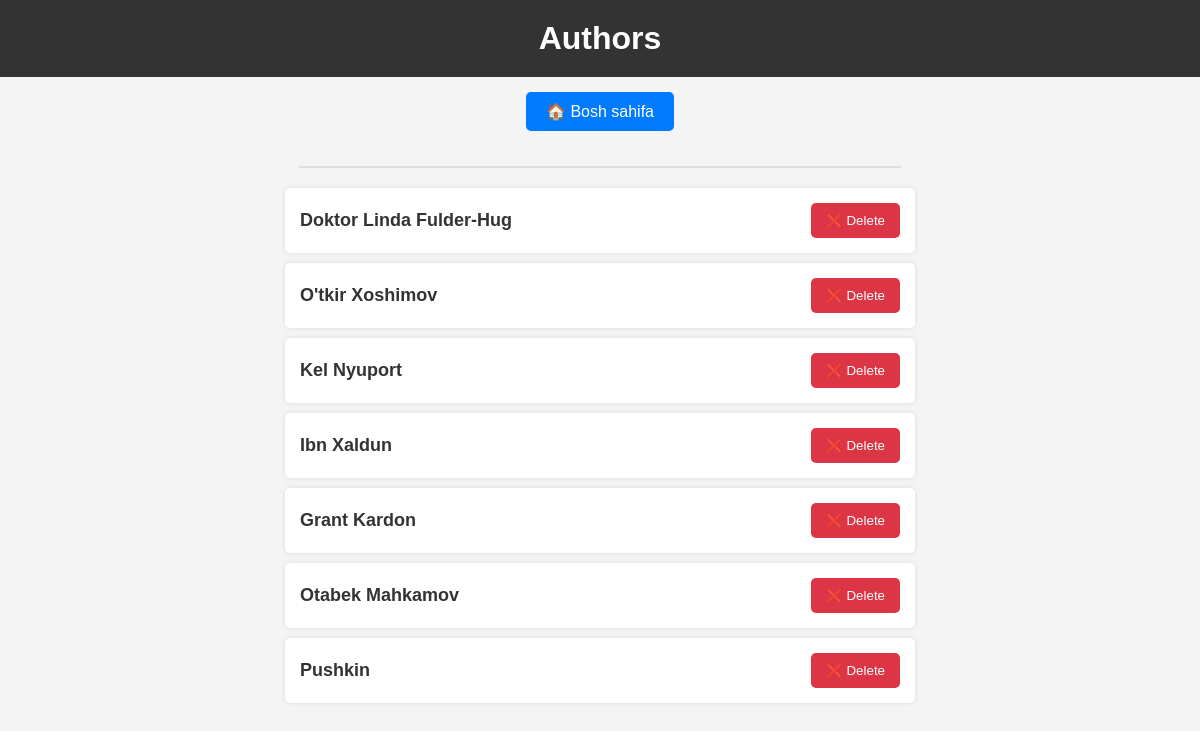
/authors/, run on an earlier commit of the app's database.
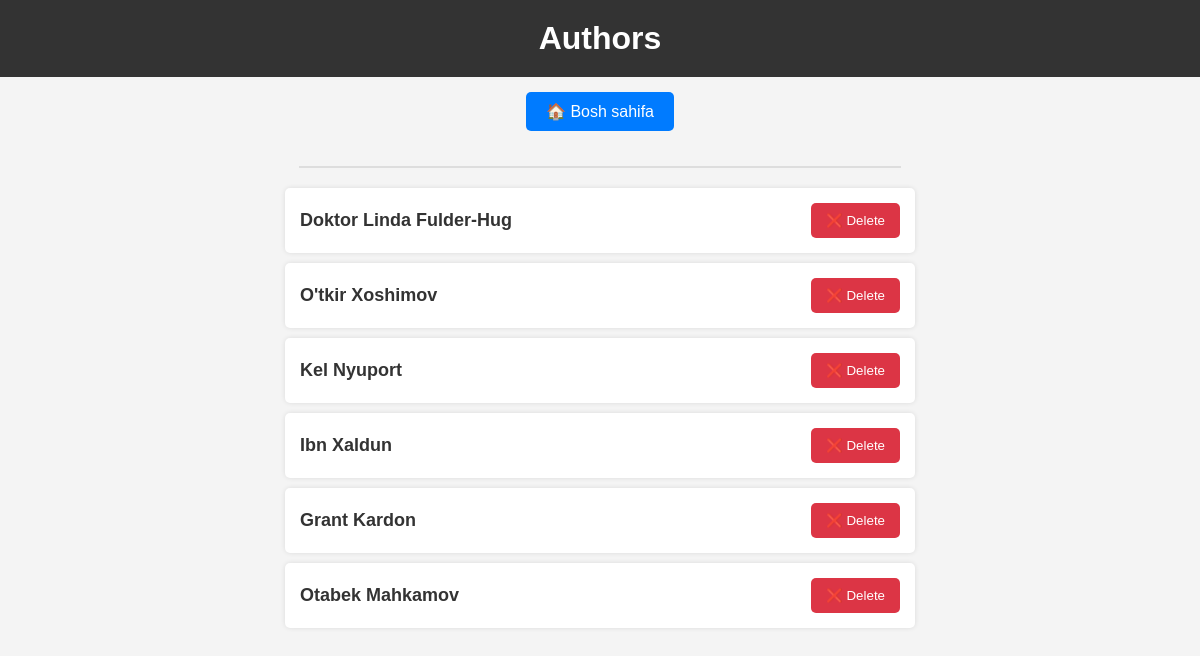
And on a later commit of the database.
### main/models.py (models this page shows, shortened)
class Author(models.Model):
    name = models.CharField(max_length=100)
    gender_choice = (('male', 'Male'), ('female', 'Female'))
    gender = models.CharField(max_length=10, choices=gender_choice)
    date = models.DateField()
    book_quantity = models.PositiveSmallIntegerField()
    alive_or_dead = models.BooleanField(default=False)

### main/views.py (the view)
# urls.py: path('authors/', authors_view, name='authors'),
def authors_view(request):
    authors = Author.objects.all()
    contex = {
        'authors': authors,
    }
    return render(request, 'authors.html', contex)

### templates/authors.html (shortened to what this page needs)
<!DOCTYPE html>
<html lang="en">
<head>
</head>
<body>
    <h1>Authors</h1>
    <a href="/" class="home-btn">🏠 Bosh sahifa</a>
    <hr>
    <ul class="authors-list">
        {% for author in authors %}
            <li>
                <a class="author-name" href="{% url 'author_detail' author.id %}">{{ author.name }}</a>
                <a href="{% url 'author_delete_confirm' author.id %}">
                    <button class="btn-delete">❌ Delete</button>
                </a>
            </li>
        {% endfor %}
    </ul>
</body>
</html>

What changed in the data, as far as the page shows it:
removed Author: name "Pushkin"
